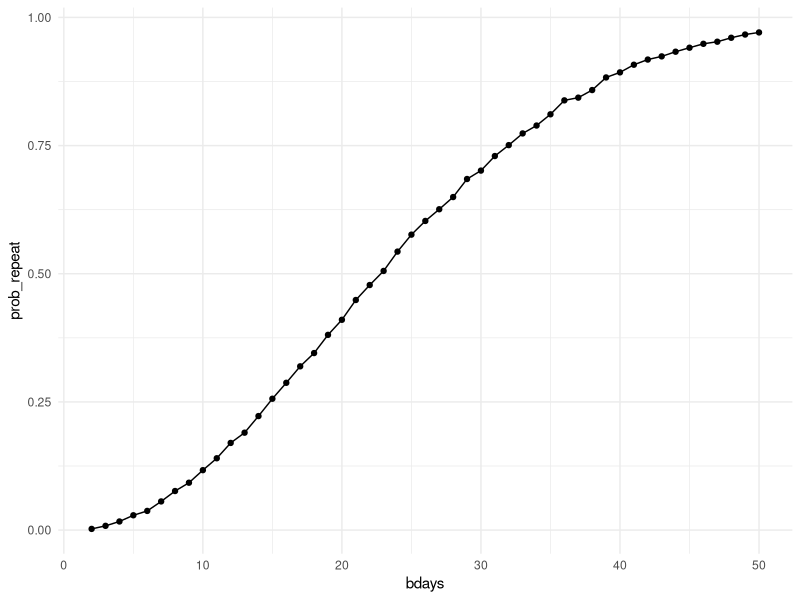

Source code (R): (Note: a time limit stopped this script after it produced the figure.)
## ---- chunk 1
library(tidyverse)

knitr::opts_chunk$set(
  fig.width = 6,
  fig.asp = .6,
  out.width = "90%"
  )

theme_set(theme_minimal() + theme(legend.position = "bottom"))

options(
  ggplot2.continuous.colour = "viridis",
  ggplot2.continuous.fill = "viridis"
  )

scale_colour_discrete = scale_colour_viridis_d
scale_fill_discrete = scale_fill_viridis_d
## ---- chunk 2
bday_sim = function(n_room) {
  
  birthdays = sample(1:365, n_room, replace = TRUE)

  repeated_bday = length(unique(birthdays)) < n_room

  repeated_bday
  
}
## ---- chunk 3
bday_sim_results <- 
  expand_grid(
    bdays = 2:50,
    iter = 1:10000
  ) |> 
  mutate(
    result = map_lgl(bdays, bday_sim)
  ) |> 
  group_by(
    bdays
  ) |> 
  summarize(
    prob_repeat = mean(result)
  ) |> 
  view()
## ---- chunk 4
bday_sim_results |> 
  ggplot(aes(x = bdays, y = prob_repeat)) +
  geom_point() +
  geom_line()
## ---- chunk 5
sim_power = function(mu, n_subj = 30, sigma = 5) {
  
  sim_result = t.test(rnorm(n_subj, mean = mu, sd = sigma), mu = 0)
  
  sim_result_tidy <- broom::tidy(sim_result)
  
  tibble(
      mu_hat = pull(sim_result_tidy, estimate),
      p_value = pull(sim_result_tidy, p.value))
}
## ---- chunk 6
sim_power_results_df <-
  expand_grid(
    mu = 0,
    iter = 1:5000
  ) |>
  mutate(
    results = map(mu, sim_power)
  ) |>
  unnest(results)
## ---- chunk 7
sim_power_results_df <-
  expand_grid(
    mu = 0:6,
    iter = 1:5000
  ) |>
  mutate(
    results = map(mu, sim_power)
  ) |>
  unnest(results)
